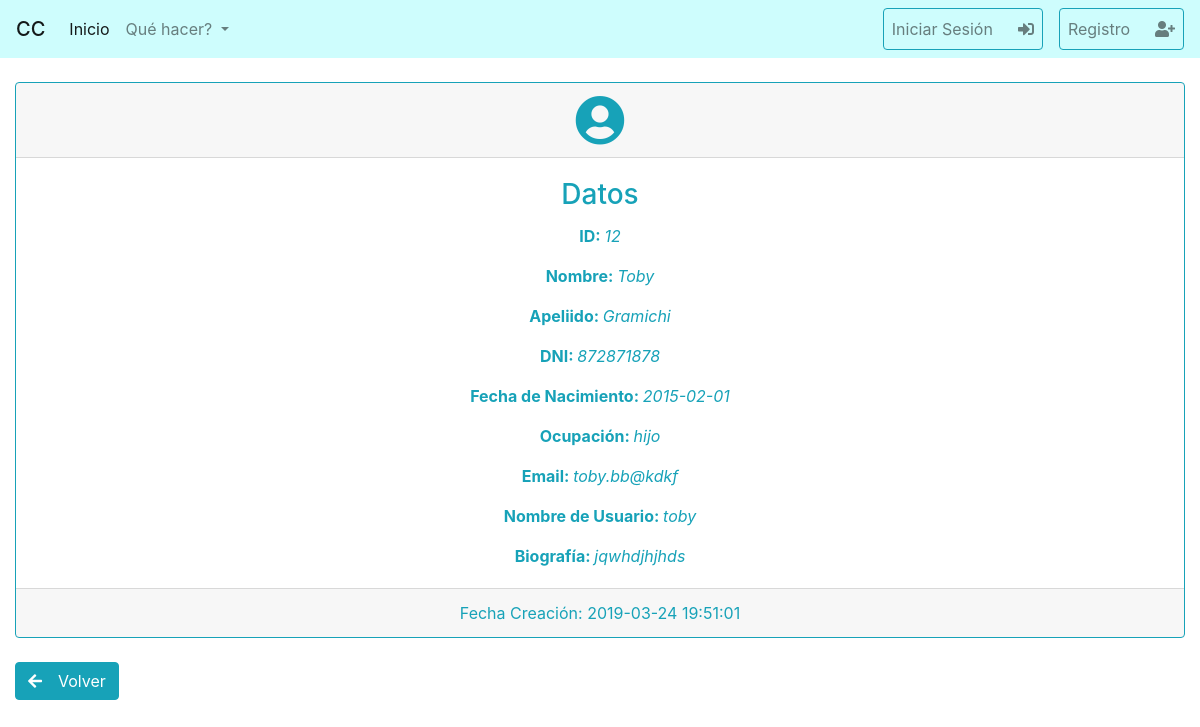
/perfil_usuario_post.php?id=12, run on the app's committed database.
### tables this page shows
CREATE TABLE `usuarios` (
  `id` int(11) NOT NULL,
  `nombre` varchar(255) NOT NULL,
  `apellido` varchar(255) NOT NULL,
  `dni` int(11) NOT NULL,
  `fecha_nac` date NOT NULL,
  `ocupacion` varchar(255) NOT NULL,
  `email` varchar(255) NOT NULL,
  `nombre_usuario` varchar(255) NOT NULL,
  `contrasena` blob NOT NULL,
  `foto_perfil` varchar(255) NOT NULL,
  `biografia` text NOT NULL,
  `fecha_creacion` timestamp NOT NULL DEFAULT CURRENT_TIMESTAMP
);

### perfil_usuario_post.php (the view)
<?php
require 'plantillas/cabecera.php';
$con = conectar();
$consulta = $con->query("SELECT id,nombre,apellido,apellido,dni,fecha_nac,ocupacion,email,nombre_usuario,biografia,fecha_creacion FROM
usuarios WHERE id = {$_REQUEST['id']}");
$usuario = $consulta->fetch(PDO::FETCH_ASSOC);
?>
<br>
<div class="card text-center text-info border-info">
    <div class="card-header">
        <i class="fas fa-user-circle" style="font-size: 50px"></i>
    </div>
    <div class="card-body ">
        <h3 class="card-title">Datos</h3>
        <p class="card-text "><strong>ID: </strong><em><?= $usuario['id'] ?></em></p>
        <p class="card-text "><strong>Nombre: </strong><em><?= $usuario['nombre'] ?></em></p>
        <p class="card-text "><strong>Apeliido: </strong><em><?= $usuario['apellido'] ?></em></p>
        <p class="card-text "><strong>DNI: </strong><em><?= $usuario['dni'] ?></em></p>
        <p class="card-text "><strong>Fecha de Nacimiento: </strong><em><?= $usuario['fecha_nac'] ?></em></p>
        <p class="card-text "><strong>Ocupación: </strong><em><?= $usuario['ocupacion'] ?></em></p>
        <p class="card-text "><strong>Email: </strong><em><?= $usuario['email'] ?></em></p>
        <p class="card-text "><strong>Nombre de Usuario: </strong><em><?= $usuario['nombre_usuario'] ?></em></p>
        <p class="card-text "><strong>Biografía: </strong><em><?= $usuario['biografia'] ?></em></p>
    </div>
    <div class="card-footer text-muted">
        <p class="card-text text-info">Fecha Creación: <span><?= $usuario['fecha_creacion'] ?></span></p>
    </div>
</div>
<br>
<a href="<?= ROOT ?>" class="btn btn-info"><span
            class="fa fa-arrow-left"></span>&emsp;Volver</a>
<?php require 'plantillas/footer.php'; ?>

### data on the page
usuarios: id "12", nombre "Toby", apellido "Gramichi", dni "872871878", fecha_nac "2015-02-01", ocupacion "hijo", email "toby.bb@kdkf", nombre_usuario "toby", biografia "jqwhdjhjhds", fecha_creacion "2019-03-24 19:51:01"
